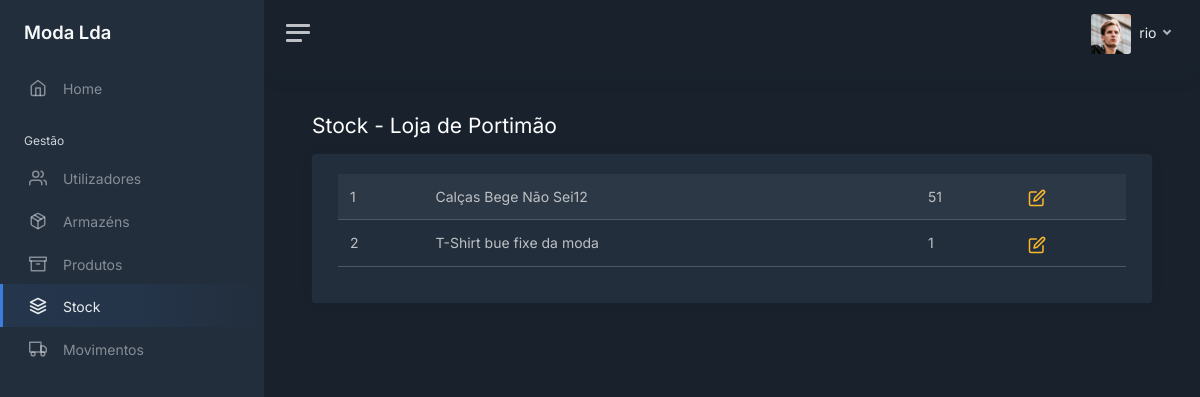
The page /stock/2/products (signed in) on the database its author committed.
### modules/login/models.py (models this page shows, shortened)
class User(UserMixin, db.Model):
    __tablename__ = 'users'
    __table_args__ = {'extend_existing': True}
    id = db.Column(db.Integer, primary_key=True)
    username = db.Column(db.String(), unique=True)
    password = db.Column(db.String())
    role = db.Column(db.String())
    last_login = db.Column(db.DateTime, server_default=db.func.now())
    active = db.Column(db.Boolean, unique=False, default=True)

### modules/main/models.py (models this page shows, shortened)
class Warehouse(db.Model):
    __tablename__ = 'warehouses'
    __table_args__ = {'extend_existing': True}
    id = db.Column(db.Integer, primary_key=True)
    name = db.Column(db.String(), unique=True)
    address = db.Column(db.String())
    phone = db.Column(db.String())
    active = db.Column(db.Boolean, unique=False, default=True)

class Product_Warehouse(db.Model):
    __tablename__ = 'products_warehouses'
    __table_args__ = {'extend_existing': True}
    product_id = db.Column(db.Integer, ForeignKey(Product.id), primary_key=True)
    warehouse_id = db.Column(db.Integer, ForeignKey(Warehouse.id), primary_key=True)
    quantity = db.Column(db.Integer)
    product = relationship('Product', foreign_keys='Product_Warehouse.product_id')
    warehouse = relationship('Warehouse', foreign_keys='Product_Warehouse.warehouse_id')

class Product(db.Model):
    __tablename__ = 'products'
    __table_args__ = {'extend_existing': True}
    id = db.Column(db.Integer, primary_key=True)
    name = db.Column(db.String(), unique=True)
    category = db.Column(db.String())
    color = db.Column(db.String())
    brand = db.Column(db.String())
    min_stock = db.Column(db.Integer())
    max_stock = db.Column(db.Integer())
    last_buy_price = db.Column(db.Float())
    avg_buy_price = db.Column(db.Float())
    sell_price = db.Column(db.Float())
    desc = db.Column(db.String())
    active = db.Column(db.Boolean, unique=False, default=True)

### modules/main/views.py (the view)
@bp.route('/stock/<int:id>/products')
@login_required
def view_stock_warehouses(id):
    warehouse = Warehouse.query.filter_by(id=id, active=1).first_or_404()
    query = text('''
         SELECT
            products.id as id,
            products.name AS name,
            products_warehouses.quantity AS quantity
        FROM
            products
        LEFT JOIN
            products_warehouses ON products_warehouses.product_id = products.id AND products_warehouses.warehouse_id = :warehouse_id
        LEFT JOIN
            warehouses ON warehouses.id = products_warehouses.warehouse_id
        WHERE
            products.active = 1
    ''')
    result = db.session.execute(query, {'warehouse_id': id})
    return render_template('stock/stock_table.html', user=current_user, tab="stock", warehouse=warehouse,
                           products=result)

### modules/login/models.py (called while the page is built)
@login_manager.user_loader
def load_user(user_id):
    return User.query.get(int(user_id))

### modules/main/templates/stock/stock_table.html (shortened to what this page needs)
<!DOCTYPE html>
<html lang="en">
<head>
    <link href="/static/css/dashboard.css" rel="stylesheet">
    <link href="https://cdn.datatables.net/1.13.7/css/dataTables.bootstrap5.min.css" rel="stylesheet">
</head>
{% extends 'sidebar.html' %}
{% block content %}
    <div class="row">
        <div class="col float-start">
            <h1 class="h3 mb-3">Stock
                {% if warehouse is not none %}
                    - {{ warehouse.name }}
                {% else %}
                    - Total
                {% endif %}
            </h1>
        </div>
    </div>
    <div class="card">
        <div class="card-body">
            <div class="container-fluid">
                <table id="products" class="table table-striped">
                    <tbody>
                    {% for product in products %}
                        <tr>
                            <td>{{ product.id }}</td>
                            <td>{{ product.name }}</td>
                            {% if product.quantity is not none %}
                                <td>{{ product.quantity }}</td>
                            {% else %}
                                <td>0</td>
                            {% endif %}
                            {% if warehouse is not none %}
                                <td>
                                    <a class="text-decoration-none" href="/stock/{{ warehouse.id }}/products/{{ product.id }}">
                                        <i class="align-middle text-warning" data-feather="edit"></i>
                                    </a>
                                </td>
                            {% endif %}
                        </tr>
                    {% endfor %}
                    </tbody>
                </table>
            </div>
        </div>
    </div>
{% endblock %}

### modules/main/templates/sidebar.html (shortened to what this page needs)
<body data-theme="dark">
<div class="wrapper">
    <nav id="sidebar" class="sidebar js-sidebar">
        <div class="sidebar-content js-simplebar">
            <a class="sidebar-brand" href="/home">
                <span class="align-middle">Moda Lda</span>
            </a>
            <ul class="sidebar-nav">
                <li class="sidebar-item {% if tab == 'home' %}active{% endif %}">
                    <a class="sidebar-link" href="/home">
                        <i class="align-middle" data-feather="home"></i> <span class="align-middle">Home</span>
                    </a>
                </li>
                <li class="sidebar-header">
                    Gestão
                </li>
                {% if user.role == 'admin' or user.role == 'gerente' %}
                <li class="sidebar-item {% if tab == 'users' %}active{% endif %}">
                    <a class="sidebar-link" href="/users">
                        <i class="align-middle" data-feather="users"></i> <span class="align-middle">Utilizadores</span>
                    </a>
                </li>
                {% endif %}
                {% if user.role == 'admin' or user.role == 'gerente' %}
                <li class="sidebar-item {% if tab == 'warehouses' %}active{% endif %}">
                    <a class="sidebar-link" href="/warehouses">
                        <i class="align-middle" data-feather="package"></i> <span class="align-middle">Armazéns</span>
                    </a>
                </li>
                {% endif %}
                <li class="sidebar-item {% if tab == 'products' %}active{% endif %}">
                    <a class="sidebar-link" href="/products">
                        <i class="align-middle" data-feather="archive"></i> <span class="align-middle">Produtos</span>
                    </a>
                </li>
                <li class="sidebar-item {% if tab == 'stock' %}active{% endif %}">
                    <a class="sidebar-link" href="/stock">
                        <i class="align-middle" data-feather="layers"></i> <span class="align-middle">Stock</span>
                    </a>
                </li>
                <li class="sidebar-item {% if tab == 'movements' %}active{% endif %}">
                    <a class="sidebar-link" href="/movements">
                        <i class="align-middle" data-feather="truck"></i> <span class="align-middle">Movimentos</span>
                    </a>
                </li>
            </ul>
        </div>
    </nav>
    <div class="main">
        <nav class="navbar navbar-expand navbar-light navbar-bg">
            <a class="sidebar-toggle js-sidebar-toggle">
                <i class="hamburger align-self-center"></i>
            </a>
            <div class="navbar-collapse collapse">
                <ul class="navbar-nav navbar-align">
                    <li class="nav-item dropdown">
                        <a class="nav-link dropdown-toggle d-none d-sm-inline-block" href="#" data-bs-toggle="dropdown">
                            <img src="/static/img/avatars/avatar.jpg" class="avatar img-fluid rounded me-1"
                                 alt="{{ user.username }}"/> <span class="text-dark"> {{ user.username }} </span>
                        </a>
                    </li>
                </ul>
            </div>
        </nav>
        <main class="content">
            <div class="container-fluid p-0">
                {% block content %}
                {% endblock %}
            </div>
        </main>
    </div>
</div>
</body>
</html>

### rows shown on the page
User: username "rio"
Warehouse: name "Loja de Portimão"
Product_Warehouse: id "1", name "Calças Bege Não Sei12", quantity "51"
Product_Warehouse: id "2", name "T-Shirt bue fixe da moda", quantity "1"
